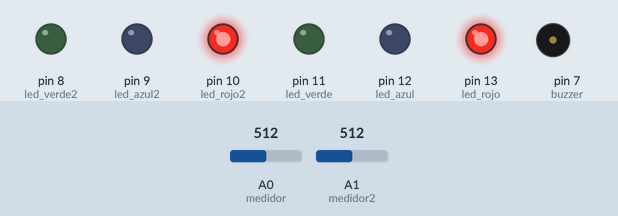
Recording of a sketch running on a simulated Arduino Uno, built with avr-gcc and run on an emulated ATmega328P. Parts: output pins drawn as LEDs (lit = HIGH), buzzer (waves = sounding). The inputs (shaded band) are chosen by the test bench; at power-on: A1 (medidor2) = 512, A0 (medidor) = 512.

Above: at 1.2 s.
1.3 s: A1 (medidor2) set to 186
2.8 s: A1 (medidor2) set to 160
At 3.4 s:
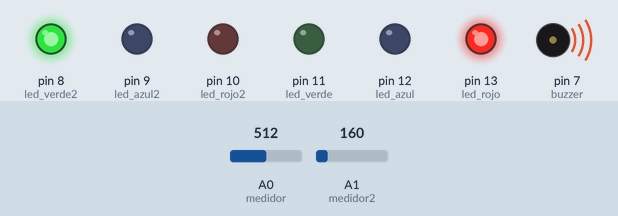
4.3 s: A0 (medidor) set to 188
5.8 s: A0 (medidor) set to 155
At 6.9 s:
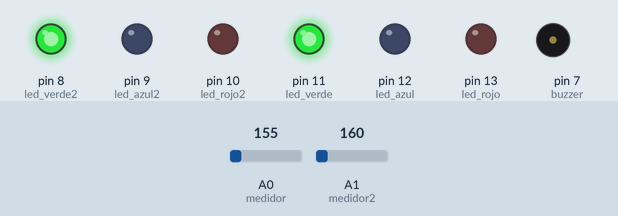
7.3 s: A0 (medidor) set to 73
8.8 s: A0 (medidor) set to 63
At 10.1 s:
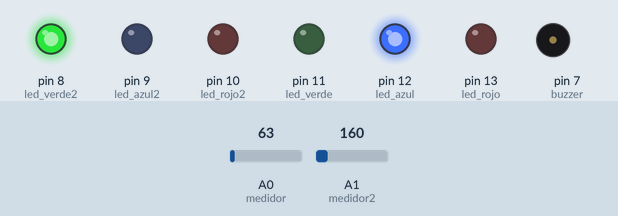
Timing chart, 0 to 11.3 s (numbered marks = the images above; inputs shaded):
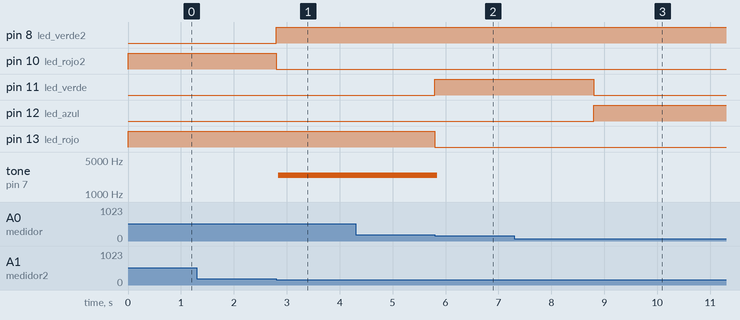

Measured:
- the behaviour switches between 171 and 170 on A1 (medidor2) (found by bisection; images 0 and 1)
- the behaviour switches between 171 and 170 on A0 (medidor) (found by bisection; images 1 and 2)
- the behaviour switches between 69 and 68 on A0 (medidor) (found by bisection; images 2 and 3)
- after the input at 1.3 s, every drawn part: stays the same
- after the input at 2.8 s, pin 8 (led_verde2): LOW → HIGH at once; pin 10 (led_rojo2): HIGH → LOW at once; tone on pin 7 (buzzer): silent → 2420 Hz at once
- after the input at 4.3 s, every drawn part: stays the same
- after the input at 5.8 s, pin 11 (led_verde): LOW → HIGH at once; pin 13 (led_rojo): HIGH → LOW at once; tone on pin 7 (buzzer): 2420 Hz → silent at once
- after the input at 7.3 s, every drawn part: stays the same
- after the input at 8.8 s, pin 11 (led_verde): HIGH → LOW at once; pin 12 (led_azul): LOW → HIGH at once

The sketch:

Sensor_de_temperatura_rgb.ino
```cpp
int led_rojo = 13;
int led_azul = 12;
int led_verde = 11;
int medidor = A0;
int led_rojo2 = 10;
int led_azul2 = 9;
int led_verde2 = 8;
int medidor2 = A1;
int buzzer = 7;

void setup()
{
  pinMode(led_rojo, OUTPUT);
  pinMode(led_azul, OUTPUT);
  pinMode(led_verde, OUTPUT);
  pinMode(medidor, INPUT);

  pinMode(led_rojo2, OUTPUT);
  pinMode(led_azul2, OUTPUT);
  pinMode(led_verde2, OUTPUT);
  pinMode(medidor2, INPUT);

  pinMode(buzzer, OUTPUT);
}


void loop()
{
  float temperatura = analogRead(medidor);
  float temperatura2 = analogRead(medidor2);
  float milivoltios = (temperatura / 1023)*1500;
  float milivoltios2 = (temperatura2 / 1023)*1500;
  temperatura = milivoltios/10;
  temperatura2 = milivoltios2/10;

  if (temperatura < 10)
  {
    digitalWrite(led_rojo, LOW);
    digitalWrite(led_verde, LOW);
    digitalWrite(led_azul, HIGH);
    digitalWrite(buzzer, LOW);
  }
      else if (temperatura > 10&& temperatura < 25)
   {
    digitalWrite(led_rojo, LOW);
    digitalWrite(led_verde, HIGH);
    digitalWrite(led_azul, LOW);
    digitalWrite(buzzer, LOW);
  }
     else
  {
    digitalWrite(led_rojo, HIGH);
    digitalWrite(led_verde, LOW);
    digitalWrite(led_azul, LOW);
    digitalWrite(buzzer, HIGH);
  }
      if (temperatura2 < 10)
  {
    digitalWrite(led_rojo2, LOW);
    digitalWrite(led_verde2, LOW);
    digitalWrite(led_azul, HIGH);
    digitalWrite(buzzer, LOW);
  }

      else if (temperatura2 > 10&& temperatura2 < 25)
   {
    digitalWrite(led_rojo2, LOW);
    digitalWrite(led_verde2, HIGH);
    digitalWrite(led_azul2, LOW);
    digitalWrite(buzzer, LOW);
   }
   else
   {
    digitalWrite(led_rojo2, HIGH);
    digitalWrite(led_verde2, LOW);
    digitalWrite(led_azul2, LOW);
    digitalWrite(buzzer, HIGH);
   }
}
```
